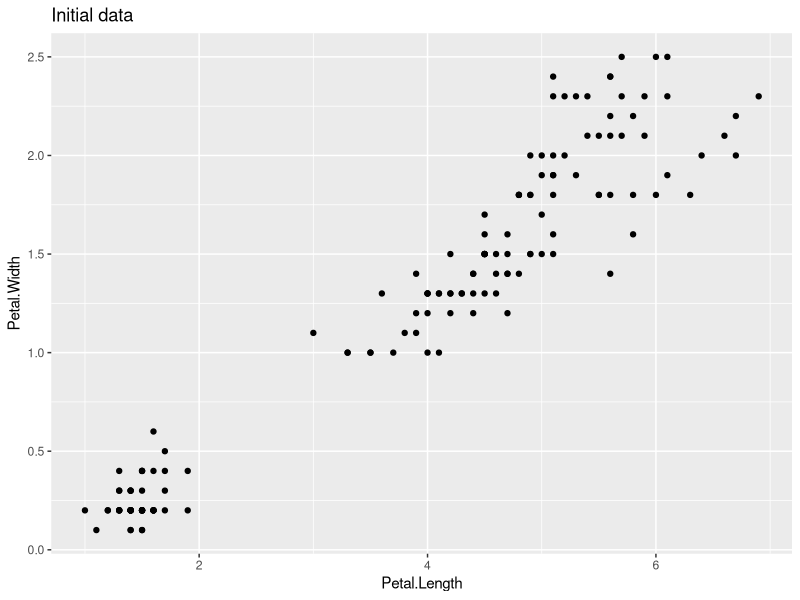
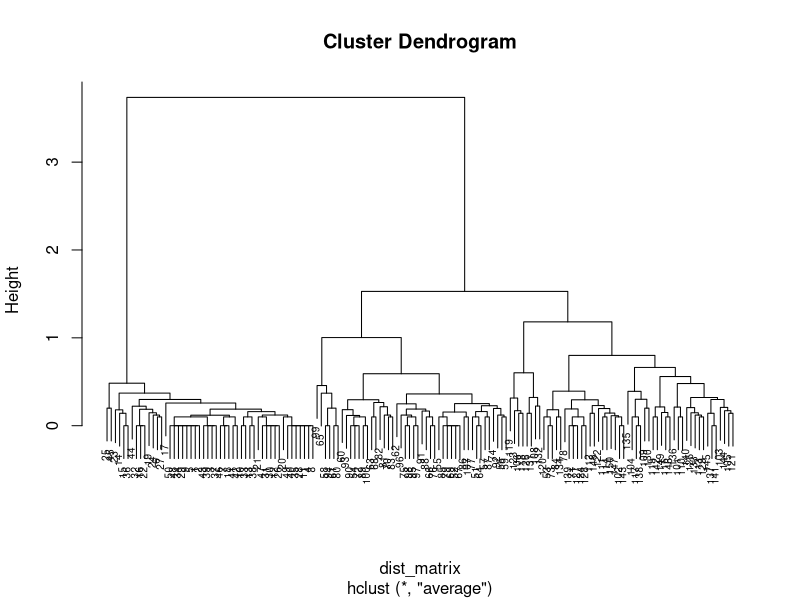
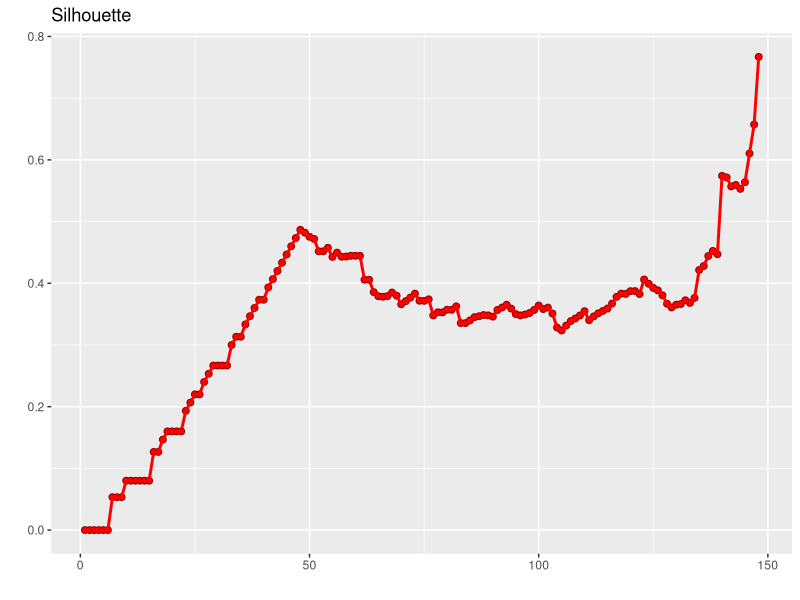
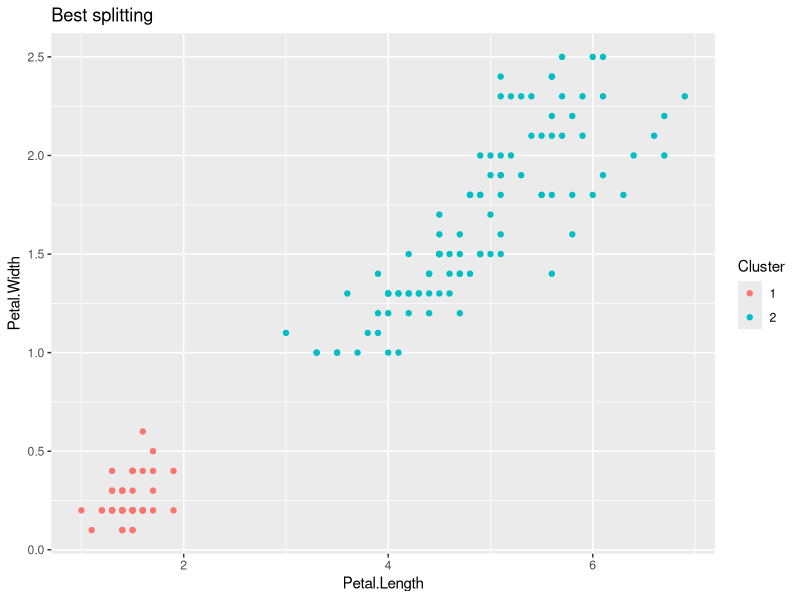

Here is the R script that generated these plots, in order:
#install.packages("ggplot2")
#install.packages("dplyr")
#install.packages("cluster")
#install.packages("nnet")
library(ggplot2)
library(dplyr)
library(cluster)
library(nnet)

# plot initiak data (iris dataset - petals)
ggplot(iris, aes(Petal.Length, Petal.Width)) +
  labs(title = "Initial data") +
  geom_point()

# distance matrix with the euclidean distance measure
dist_matrix <- dist(iris[, 3:4], diag = T, method = "euclidean")

# the use of the library function for hierarchical cluster analysis with the avearge agglomeration method
clusters <- hclust(dist_matrix, method = "average")

# plot cluster dendrogram
plot(clusters, cex=0.6)

# estimate the quality of clusterization by silhouette scope on each step
sil <- rep(0, nrow(iris)-2)
for (i in (nrow(iris)-2):1) {
  sub_group <- cutree(clusters, k = as.numeric(i+1))
  x <- iris[, 3:4] %>% mutate(cluster = sub_group)
  sil[nrow(iris)-1-i] <- mean(silhouette(x$cluster, dist_matrix)[, 3])
}
df.sil <- as.data.frame(sil)

# the change of the silhouette scope on each step
ggplot(df.sil, aes(x = c(1:(nrow(iris)-2)), y = df.sil$sil, group = 1)) + 
  geom_point(shape=21, fill="red", color="darkred", size=2) + 
  geom_line(color="red", size=1) +
  labs(title = "Silhouette", x = "", y = "")

# visualize the a splitting corresponding to the best metric value

max(sil)
which.is.max(sil)

sub_group <- cutree(clusters, k = (nrow(iris)-which.is.max(sil)))
x <- iris[, 3:4] %>% mutate(cluster = sub_group)
x$cluster <- as.factor(x$cluster)
ggplot(iris, aes(Petal.Length, Petal.Width, color = x$cluster)) + 
  labs(title = "Best splitting", color = "Cluster") +
  geom_point()